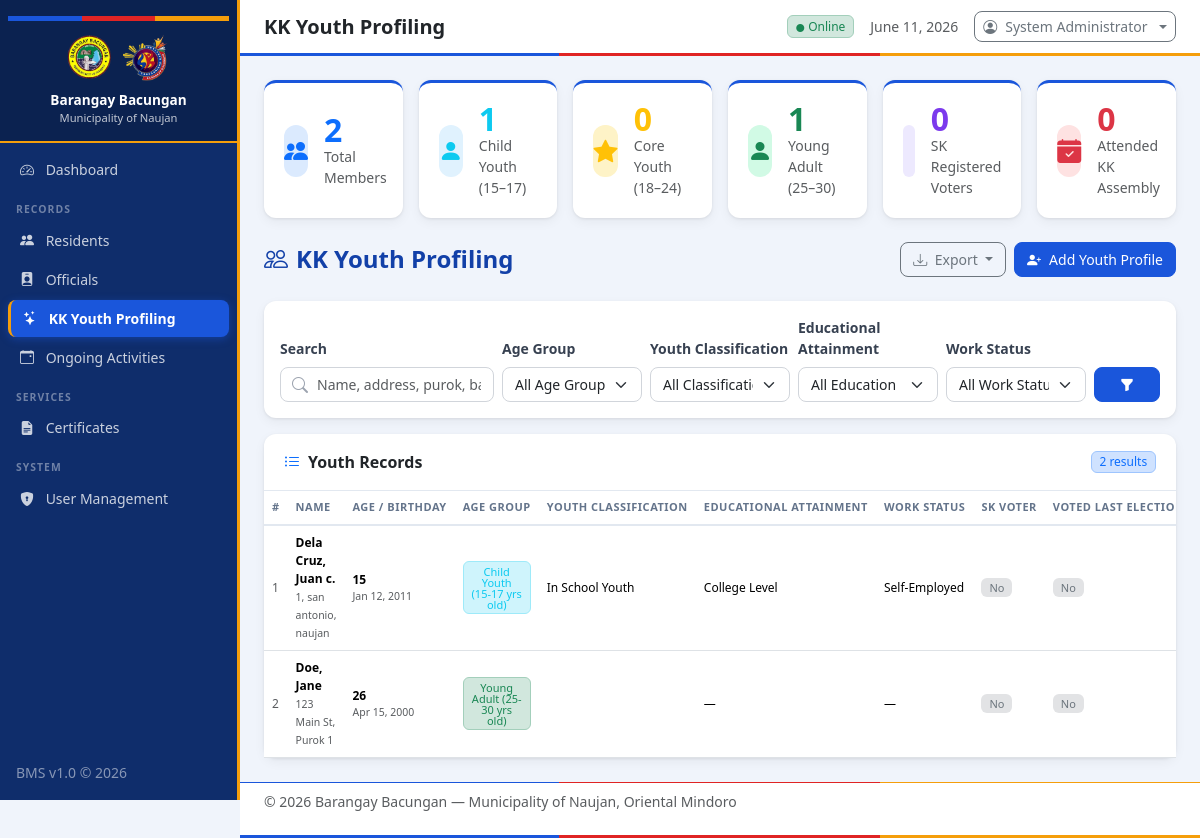
The page /modules/kk_youth/index.php (signed in) on the database its author committed.
### tables this page shows
CREATE TABLE users (
            id INTEGER PRIMARY KEY AUTOINCREMENT,
            username TEXT NOT NULL UNIQUE,
            password TEXT NOT NULL,
            full_name TEXT NOT NULL,
            role TEXT DEFAULT 'Staff',
            created_at TEXT DEFAULT (datetime('now','localtime'))
        );

CREATE TABLE kk_youth (
            id INTEGER PRIMARY KEY AUTOINCREMENT,
            first_name TEXT NOT NULL,
            middle_name TEXT,
            last_name TEXT NOT NULL,
            suffix TEXT,
            birthdate TEXT NOT NULL,
            gender TEXT NOT NULL,
            civil_status TEXT DEFAULT 'Single',
            address TEXT NOT NULL,
            contact TEXT,
            email TEXT,
            youth_classification TEXT,
            educational_status TEXT,
            school_name TEXT,
            employment_status TEXT,
            occupation TEXT,
            sk_voter TEXT DEFAULT 'No',
            skills TEXT,
            interests TEXT,
            emergency_contact_name TEXT,
            emergency_contact_number TEXT,
            created_at TEXT DEFAULT (datetime('now','localtime')),
            updated_at TEXT DEFAULT (datetime('now','localtime'))
        , region TEXT, province TEXT, city_municipality TEXT, barangay TEXT, purok TEXT, age INTEGER, home_address TEXT, youth_age_group TEXT, educational_attainment TEXT, work_status TEXT, voted_last_sk_election TEXT DEFAULT 'No', registered_national_voter TEXT DEFAULT 'No', attended_kk_assembly TEXT DEFAULT 'No', kk_assembly_times TEXT, kk_assembly_no_reason TEXT, registered_sk_voter TEXT DEFAULT 'No', is_archived INTEGER DEFAULT 0);

### modules/kk_youth/index.php (the view, shortened to what the rows shown need)
<?php
require_once __DIR__ . '/../../config/auth.php';
$rootPath  = '../../';
$db = getDB();
$search         = trim($_GET['search'] ?? '');
$classification = $_GET['classification'] ?? '';
$education      = $_GET['education'] ?? '';
$work           = $_GET['work'] ?? '';
$ageGroup       = $_GET['age_group'] ?? '';
$where  = ["is_archived = 0"];
$params = [];
$sql = "SELECT *,
        CAST((julianday('now') - julianday(birthdate)) / 365.25 AS INTEGER) AS current_age
        FROM kk_youth"
        . ($where ? " WHERE " . implode(" AND ", $where) : "")
        . " ORDER BY last_name, first_name";
$stmt = $db->prepare($sql);
$stmt->execute($params);
$youth = $stmt->fetchAll();
include __DIR__ . '/../../includes/header.php';
?>
<div class="card content-card">
    <div class="card-body p-0">
        <div class="table-responsive">
            <table class="table table-hover mb-0 youth-table">
                <thead class="text-muted">
                    <tr>
                        <th>#</th>
                        <th>Name</th>
                        <th>Age / Birthday</th>
                        <th>Age Group</th>
                        <th>Youth Classification</th>
                        <th>Educational Attainment</th>
                        <th>Work Status</th>
                        <th>SK Voter</th>
                        <th>Voted Last Election</th>
                    </tr>
                </thead>
                <tbody>
                <?php if (empty($youth)): ?>
                    <tr>
                        <td colspan="11" class="text-center text-muted py-5">
                            <i class="bi bi-people fs-2 d-block mb-2 opacity-25"></i>
                            No youth profiles found.
                            <?php if ($search || $classification || $education || $work || $ageGroup): ?>
                                <a href="index.php" class="d-block mt-1 small">Clear filters</a>
                            <?php endif; ?>
                        </td>
                    </tr>
                <?php else: ?>
                    <?php foreach ($youth as $i => $y): ?>
                    <?php
                        $ag = $y['youth_age_group'] ?? '';
                        $agColor = 'secondary';
                        if (strpos($ag, 'Child') !== false)  $agColor = 'info';
                        elseif (strpos($ag, 'Core') !== false) $agColor = 'warning';
                        elseif (strpos($ag, 'Young') !== false) $agColor = 'success';
                    ?>
                    <tr>
                        <td class="text-muted small"><?= $i + 1 ?></td>
                        <td>
                            <div class="fw-semibold">
                                <?= htmlspecialchars($y['last_name'] . ', ' . $y['first_name'] . ($y['middle_name'] ? ' ' . $y['middle_name'][0] . '.' : '')) ?>
                            </div>
                            <small class="text-muted">
                                <?php
                                $locParts = array_filter([$y['purok'] ?? '', $y['barangay'] ?? '', $y['city_municipality'] ?? '']);
                                $locStr   = $locParts ? trim(implode(', ', $locParts)) : ($y['home_address'] ?? '—');
                                echo htmlspecialchars($locStr);
                                ?>
                            </small>
                        </td>
                        <td>
                            <span class="fw-semibold"><?= $y['current_age'] ?></span>
                            <small class="text-muted d-block"><?= date('M d, Y', strtotime($y['birthdate'])) ?></small>
                        </td>
                        <td>
                            <span class="badge bg-<?= $agColor ?>-subtle text-<?= $agColor ?> border border-<?= $agColor ?>-subtle" style="white-space:normal;max-width:120px">
                                <?= htmlspecialchars($ag ?: '—') ?>
                            </span>
                        </td>
                        <td class="small"><?= htmlspecialchars($y['youth_classification'] ?? '—') ?></td>
                        <td class="small"><?= htmlspecialchars($y['educational_attainment'] ?? $y['educational_status'] ?? '—') ?></td>
                        <td class="small"><?= htmlspecialchars($y['work_status'] ?? $y['employment_status'] ?? '—') ?></td>
                        <td>
                            <?php $sv = $y['registered_sk_voter'] ?? $y['sk_voter'] ?? 'No'; ?>
                            <?php if ($sv === 'Yes'): ?>
                                <span class="badge bg-success-subtle text-success border border-success-subtle px-2 py-1"><i class="bi bi-check-circle-fill me-1"></i>Yes</span>
                            <?php else: ?>
                                <span class="badge bg-secondary-subtle text-secondary px-2 py-1">No</span>
                            <?php endif; ?>
                        </td>
                        <td>
                            <?php $vl = $y['voted_last_sk_election'] ?? 'No'; ?>
                            <span class="badge px-2 py-1 <?= $vl === 'Yes' ? 'bg-success-subtle text-success' : 'bg-secondary-subtle text-secondary' ?>"><?= $vl ?></span>
                        </td>
                    </tr>
                    <?php endforeach; ?>
                <?php endif; ?>
                </tbody>
            </table>
        </div>
    </div>
</div>
<?php include __DIR__ . '/../../includes/footer.php'; ?>

### includes/header.php (shortened to what the rows shown need)
<?php
require_once dirname(__DIR__) . '/config/auth.php';
$currentUser = getCurrentUser();
?>
<!DOCTYPE html>
<html lang="en">
<head>
    <link rel="stylesheet" href="https://cdn.jsdelivr.net/npm/bootstrap@5.3.2/dist/css/bootstrap.min.css">
    <link rel="stylesheet" href="https://cdn.jsdelivr.net/npm/bootstrap-icons@1.11.3/font/bootstrap-icons.min.css">
    <link rel="stylesheet" href="<?= $rootPath ?? '' ?>assets/css/style.css">
</head>
<body>
<div class="wrapper d-flex">
    <div class="main-content flex-grow-1 d-flex flex-column">
        <header class="topbar d-flex align-items-center px-4 py-2">
            <div class="ms-auto d-flex align-items-center gap-3">
                <div class="dropdown">
                    <button class="btn btn-sm btn-outline-secondary dropdown-toggle d-flex align-items-center gap-2" type="button" data-bs-toggle="dropdown">
                        <i class="bi bi-person-circle"></i>
                        <span class="d-none d-sm-inline"><?= htmlspecialchars($currentUser['full_name'] ?? 'User') ?></span>
                    </button>
                </div>
            </div>
        </header>
        <main class="flex-grow-1 p-4">

### rows shown on the page
users: full_name "System Administrator"
kk_youth: last_name+first_name+middle_name "Dela Cruz, Juan c.", locStr "1, san antonio, naujan", current_age "15", birthdate "Jan 12, 2011", youth_age_group "Child Youth (15-17 yrs old)", youth_classification "In School Youth", educational_attainment "College Level", work_status "Self-Employed", registered_sk_voter "No", voted_last_sk_election "No"
kk_youth: last_name+first_name+middle_name "Doe, Jane", home_address "123 Main St, Purok 1", current_age "26", birthdate "Apr 15, 2000", youth_age_group "Young Adult (25-30 yrs old)", educational_attainment+educational_status "—", work_status+employment_status "—", registered_sk_voter "No", voted_last_sk_election "No"

### other values the page prints
BARANGAY_NAME "Barangay Bacungan"
MUNICIPALITY "Municipality of Naujan"
$pageTitle "KK Youth Profiling"
$totalYouth "2"
$childYouth "1"
$coreYouth "0"
$youngAdult "1"
$skVoters "0"
$kkAttended "0"
count($youth) "2"
PROVINCE "Oriental Mindoro"
